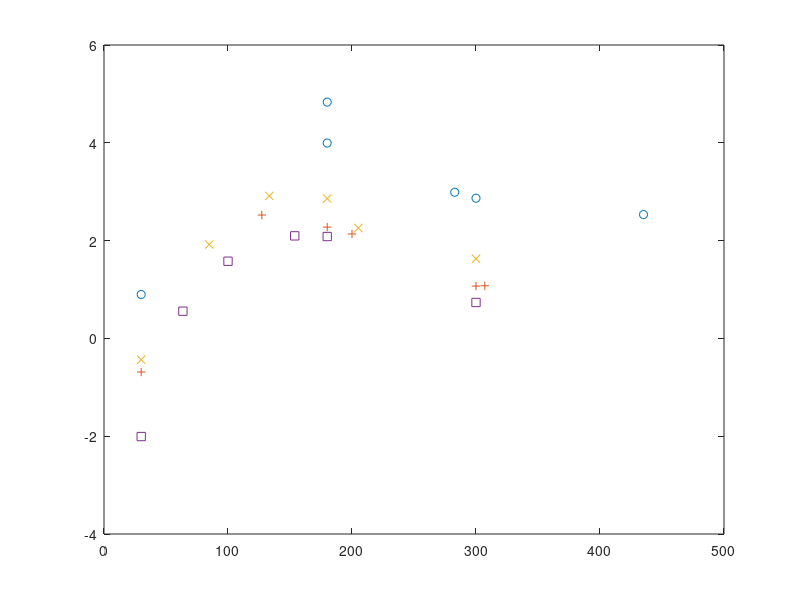

MATLAB code to generate this figure:
%Totall flux in corona, transition and chrmosphere
%total flux values for driver models where driver amplitude is fixed at
%350m/s for all frequencies and modes

%fluxes calculated using energyperunitareascript

%first index is period column is mode
efluxcoronaavg=zeros(6,4);
efluxtranavg=zeros(6,4);
efluxchromavg=zeros(6,4);

%20,42,90,117
ef1Mm=zeros(6,4);  %20
ef2Mm=zeros(6,4);  %42
ef4Mm=zeros(6,4);  %90
ef5p5Mm=zeros(6,4); %117


%arrays storing flux values for (1,1) (2,2) (3,3) normal modes
% periods(471.4, 235.7, 157.1 )
%first index is period column is mode
efluxcoronaavgnd=zeros(1,3);
efluxtranavgnd=zeros(1,3);
efluxchromavgnd=zeros(1,3);

%20,42,90,117
ef1Mmnd=zeros(1,3);  %20
ef2Mmnd=zeros(1,3);  %42
ef4Mmnd=zeros(1,3);  %90
ef5p5Mmnd=zeros(1,3); %117


%(0,0) mode
efluxcoronaavgnd(:)=[665.303;0 ;0];
efluxtranavgnd(:)=[4.3055e6;0 ;0 ];
efluxchromavgnd(:)=[1.2648e6;0 ;0 ];

%20,42,90,117
ef1Mmnd(:)=[7.2224e4;0 ;0 ];
ef2Mmnd(:)=[432.3633;0 ;0 ];
ef4Mmnd(:)=[0.7576;0 ;0 ];
ef5p5Mmnd(:)=[0.1869;0 ;0 ];


periodvalues=zeros(6,4);
freqvalues=zeros(6,4);
mode=zeros(4);

mode=[0 1 2 3];

%period values for different modes
%periodvalues=zeros(5,4);
periodvalues(:,1)=[30;300; 180; 435.1;179.98;282.84];  %0,0 mode
periodvalues(:,2)=[30;300;180;307.1;127.27;200.0];    %0,1 mode
periodvalues(:,3)=[30;300;180;205.1;84.84;133.33];   %0,2 mode
periodvalues(:,4)=[30;300;180;153.8;63.63;100.0];   %0,3 mode

freqvalues=2*pi./periodvalues;
freqvalues=freqvalues.*1000;
f1=freqvalues(:,1);
f2=freqvalues(:,2);
f3=freqvalues(:,3);
f4=freqvalues(:,4);

%(0,0) mode
efluxcoronaavg(:,1)=[631.2369; 5.9778e+04; 5.5733e6 ;3.0037e4 ; 7.8956e6; 7.9381e4];
efluxtranavg(:,1)=[5.6011e4; 1.7168e+07; 9.6167e8 ;2.8300e7 ; 9.0611e7;  1.1122e7];
efluxchromavg(:,1)=[3.0578e5; -2.963e6; 5.2853e7 ;-8.3555e6 ; 1.2814e7; -4.8432e6];

%20,42,90,117
ef1Mm(:,1)=[966.0016; 7.1616e+04; 3.1342e6 ;1.2418e5 ; 6.2586e6; 1.0498e5 ];
ef2Mm(:,1)=[12.5077; 1.6954e+03; 1.5851e5 ;2.2957e3 ; 1.7128e4; 2.118e3 ];
ef4Mm(:,1)=[7.9025; 7.365235e+02; 6.7922e4 ;340.7484 ; 9.8941e3; 975.1936 ];
ef5p5Mm(:,1)=[4.2109; 3.782955e+02; 3.5415e4 ;180.6875 ; 5.1971e3; 517.0635 ];

%(0,1) mode
efluxcoronaavg(:,2)=[29.494901358148860;4.051318147572162e+03 ; 2.297778483240479e+04 ;4.053532620146417e+03 ;3.856218208415547e+04;1.954133195048339e+04 ];
efluxtranavg(:,2)=[ 1.054779756729525e+04; 2.322355043706996e+07; 1.429271898161694e+07 ;1.918490649361231e+07 ; 1.179700680364561e+07; 1.352725674772107e+07];
efluxchromavg(:,2)=[ 3.193638517989970e+05; -7.828691311908537e+04; 1.457402658852436e+07 ;-3.517890547439763e+05 ; 1.406546834883577e+07; 1.151505293805653e+07 ];

%300;180;425.9;307.1;127.27;200.0
%20,42,90,117
ef1Mm(:,2)=[ 1.181937534422132e+03; 2.325498887642353e+05; 6.820495175402486e+05 ;2.299084630407648e+05 ; 3.820877309413052e+05; 5.546153509682965e+05 ];
ef2Mm(:,2)=[2.828189265845708; 2.304140042178029e+03; 2.677864825401096e+03 ;2.169226288639462e+03 ; 2.188604456909034e+03; 1.946719309328360e+03];
ef4Mm(:,2)=[ 0.205509652657564; 11.757607578686622; 1.887405292585208e+02 ;11.919682565831048 ; 3.332258098189356e+02; 1.367391163927973e+02 ];
ef5p5Mm(:,2)=[ 0.078588748582156;4.169455752642226; 76.962911859891240 ;3.944310218862486 ; 1.440542130499308e+02; 51.342157472928310];

%(0,2) mode
efluxcoronaavg(:,3)=[31.551342892733622; 7.114636399189047e+03; 2.192934676898806e+04 ;1.850722543285173e+04 ; 6.652705319929058e+03; 6.574184640968255e+04 ];
efluxtranavg(:,3)=[ 3.166917168136111e+07; 2.261510079321959e+07; 2.173718572374981e+07 ;1.096373006913584e+07 ; 1.329974846984266e+06; 1.505622974793834e+07 ];
efluxchromavg(:,3)=[ 1.516761852906676e+04; 7.384013985141966e+06; 3.983705521896209e+06 ;1.242964460743678e+07 ; 6.312284871119971e+06; 1.450556687395446e+07 ];

%300;180;301.25;205.1;84.84;133.33
%20,42,90,117
ef1Mm(:,3)=[9.956172107625232e+02; 3.760322576876637e+05; 7.441724075866326e+05 ;5.275486045419647e+05 ;9.724618568692198e+04; 4.599962240295626e+05 ];
ef2Mm(:,3)=[2.621743605763687; 3.269349907586470e+03; 3.499636779635483e+03 ;3.183704912315482e+03 ; 2.547995248439194e+02; 2.107198010374638e+03 ];
ef4Mm(:,3)=[0.367814361092569; 42.454595456579500; 7.236398077426835e+02 ;1.808480021747144e+02 ; 83.464570736785930; 8.212728599851757e+02 ];
ef5p5Mm(:,3)=[ 0.263676057608323; 29.592560261755786; 5.032617942871063e+02 ;1.225828746185234e+02 ; 60.0194867834706700; 5.792677648523810e+02 ];




%(0,3) mode
efluxcoronaavg(:,4)=[ 1.099996121221212; 8.971907282486773e+02; 1.277667657562286e+04 ;1.177270633924782e+04 ; 3.692021946494602e+02;3.556102170764067e+03 ];
efluxtranavg(:,4)=[3.110821837047084e+02; 2.904914401505826e+06; 2.690951186770544e+07 ;1.272542853652756e+07 ; 1.965282698014879e+05; 1.551896304136794e+06];
efluxchromavg(:,4)=[4.748622985763176e+04; 1.044195868055844e+07; 2.216691474292787e+07 ;1.803483287362705e+07 ; 3.166768342479758e+06; 9.413352199125048e+06];

%300;180;231.0;153.8;63.63;100.0
%20,42,90,117
ef1Mm(:,4)=[ 3.259072103326768e+02; 3.893404121122640e+05; 8.438982957947100e+05 ;6.379451068678251e+05 ; 2.666037590733403e+04; 1.741670556387822e+05 ];
ef2Mm(:,4)=[ 0.331712474317977; 1.094102897287421e+03; 3.179597693651245e+03 ;1.613759684835975e+03 ; 59.694039130527170; 2.846920054715058e+02];
ef4Mm(:,4)=[ 0.009837085404586; 5.428678716522247; 1.211520263107523e+02 ;1.250109085328079e+02 ; 3.602241966890951; 37.859115707072670];
ef5p5Mm(:,4)=[ 0.004005536685833; 3.065851706439246; 71.413545254839660 ;74.017932812412370 ; 2.065831896382486; 22.092193248971686];

f1=freqvalues(:,1);
f2=freqvalues(:,2);
f3=freqvalues(:,3);
f4=freqvalues(:,4);

% efc1=ef5p5Mm(:,1);
% efc2=ef5p5Mm(:,2);
% efc3=ef5p5Mm(:,3);
% efc4=ef5p5Mm(:,4);
% 
% a(1)=0.4733;
% b(1)=0.3517;
% c(1)=-5.105e5;
% d(1)=-1.936;
% e(1)=7513;
% f(1)=3.842e5;
% 
% delta=(200-15)/20;
% f1fit1=15:delta:200;
% fitval1=a(1).*exp(-b(1).*(f1fit1.^2))+c(1).*(f1fit1.^(-0.1))+d(1).*f1fit1.^2+f(1);
% 
% 
% a(4)=0.4505;
% b(4)=0.08382;
% c(4)=-1.534;
% d(4)=-6.894e-5;
% e(4)=7513;
% f(4)=3.621;
% 
% f1fit4=15:delta:200;
% fitval4=a(4).*exp(-b(4).*(f1fit4.^2))+c(4).*(f1fit4.^(-0.1))+d(4).*f1fit4.^2+f(4);





%plot(periodvalues(1:7,1),ef5p5Mm(1:7,1),'o',periodvalues(1:7,2),ef5p5Mm(1:7,2),'+',periodvalues(1:7,3),ef5p5Mm(1:7,3),'x',periodvalues(1:7,4),ef5p5Mm(1:7,4),'s');
%semilogy(periodvalues(1:6,1),ef5p5Mm(1:6,1),'o',periodvalues(1:6,2),ef5p5Mm(1:6,2),'+',periodvalues(1:6,3),ef5p5Mm(1:6,3),'x',periodvalues(1:6,4),ef5p5Mm(1:6,4),'s');
%semilogy(periodvalues(1:6,1),(efluxcoronaavg(1:6,1)+0.01),'o',periodvalues(1:6,2),(efluxcoronaavg(1:6,2)+0.01),'+',periodvalues(1:6,3),(efluxcoronaavg(1:6,3)+0.01),'x',periodvalues(1:6,4),(efluxcoronaavg(1:6,4)+0.01),'s');

%semilogy(freqvalues(1:6,1),ef5p5Mm(1:6,1),'o',freqvalues(1:6,2),ef5p5Mm(1:6,2),'+',freqvalues(1:6,3),ef5p5Mm(1:6,3),'x',freqvalues(1:6,4),ef5p5Mm(1:6,4),'s');
%loglog(freqvalues(1:6,1),ef5p5Mm(1:6,1),'o',freqvalues(1:6,2),ef5p5Mm(1:6,2),'+',freqvalues(1:6,3),ef5p5Mm(1:6,3),'x',freqvalues(1:6,4),ef5p5Mm(1:6,4),'s');
% plot(log10(freqvalues(1:6,1)),log10(ef5p5Mm(1:6,1)),'o',log10(freqvalues(1:6,2)),log10(ef5p5Mm(1:6,2)),'+',log10(freqvalues(1:6,3)),log10(ef5p5Mm(1:6,3)),'x',log10(freqvalues(1:6,4)),log10(ef5p5Mm(1:6,4)),'s');
%plot((periodvalues(1:6,1)),log10(ef5p5Mm(1:6,1)),'o',(periodvalues(1:6,2)),log10(ef5p5Mm(1:6,2)),'+',(periodvalues(1:6,3)),log10(ef5p5Mm(1:6,3)),'x',(periodvalues(1:6,4)),log10(ef5p5Mm(1:6,4)),'s');
plot((periodvalues(1:6,1)),log10(ef4Mm(1:6,1)),'o',(periodvalues(1:6,2)),log10(ef4Mm(1:6,2)),'+',(periodvalues(1:6,3)),log10(ef4Mm(1:6,3)),'x',(periodvalues(1:6,4)),log10(ef4Mm(1:6,4)),'s');
% hold on;
% plot(log10(f1fit1),log10(fitval1));
% 
% plot(log10(f1fit4),log10(fitval4));

